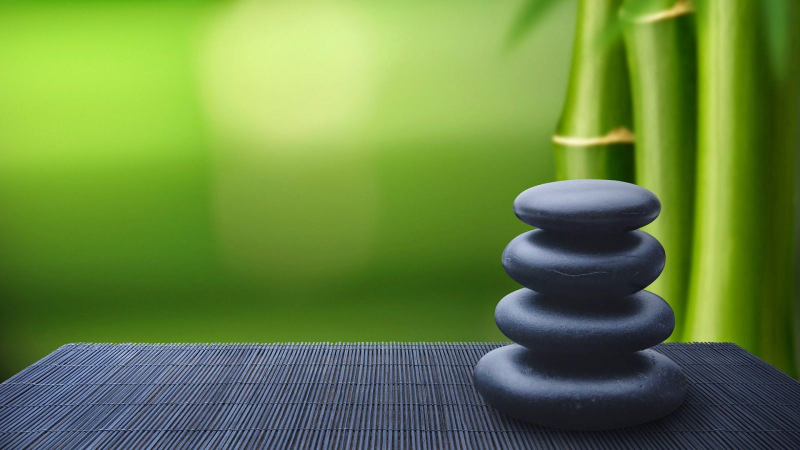
#> input picture Meditation/bg.jpg, 1600 x 900 px, given in place of the camera (shown at 1/2 size)
$ python detector.py
#> lines starting #> are read from the running program, lines starting #| are printed output that depends on the picture
import cv2
import imutils
import threading
import winsound

cap = cv2.VideoCapture(0, cv2.CAP_DSHOW)

cap.set(cv2.CAP_PROP_FRAME_WIDTH, 640)
cap.set(cv2.CAP_PROP_FRAME_HEIGHT, 480)

_, start_frame = cap.read()
#> start_frame is the input picture: shape (900, 1600, 3); mean B, G, R 65.3, 134.1, 104.2
start_frame = imutils.resize(start_frame, width=500)
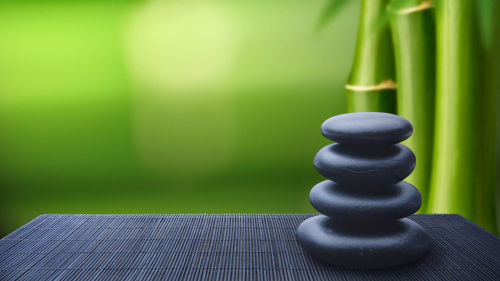
#> start_frame: shape (281, 500, 3); mean B, G, R 65.3, 134.1, 104.2
start_frame = cv2.cvtColor(start_frame, cv2.COLOR_BGR2GRAY)
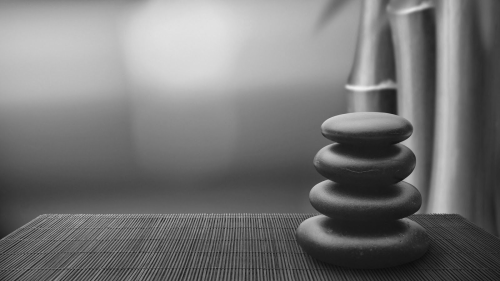
#> start_frame: shape (281, 500); min 12, max 241, mean 117.3
start_frame = cv2.GaussianBlur(start_frame, (21, 21), 0)
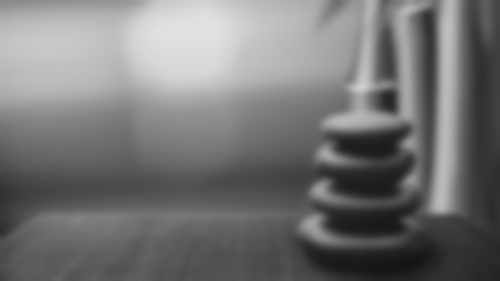
#> start_frame: shape (281, 500); min 20, max 225, mean 117.3

alarm = False
alarm_mode = False
alarm_counter = 0


def beep_alarm():
    global alarm

    for _ in range(5):
        if not alarm_mode:
            break
        print("ALARM")
        winsound.Beep(2500, 1000)
    alarm = False


while True:
    _, frame = cap.read()
    frame = imutils.resize(frame, width=500)

    if alarm_mode:
        frame_bw = cv2.cvtColor(frame, cv2.COLOR_BGR2GRAY)
        frame_bw = cv2.GaussianBlur(frame_bw, (5, 5), 0)

        difference = cv2.absdiff(frame_bw, start_frame)
        threshold = cv2.threshold(difference, 25, 255, cv2.THRESH_BINARY)[1]
        start_frame = frame_bw

        if threshold.sum() > 300:
            alarm_counter += 1
        else:
            if alarm_counter > 0:
                alarm_counter -= 1

        cv2.imshow("Cam", threshold)
    else:
        cv2.imshow("Cam", frame)

    if alarm_counter > 20:
        if not alarm:
            alarm = True
            threading.Thread(target=beep_alarm).start()

    key_pressed = cv2.waitKey(30)
#> (key q is pressed here)
    if key_pressed == ord("t"):
        alarm_mode = not alarm_mode
        alarm_counter = 0
    if key_pressed == ord("q"):
        alarm_mode = False
        break


cap.release()
cv2.destroyAllWindows()
